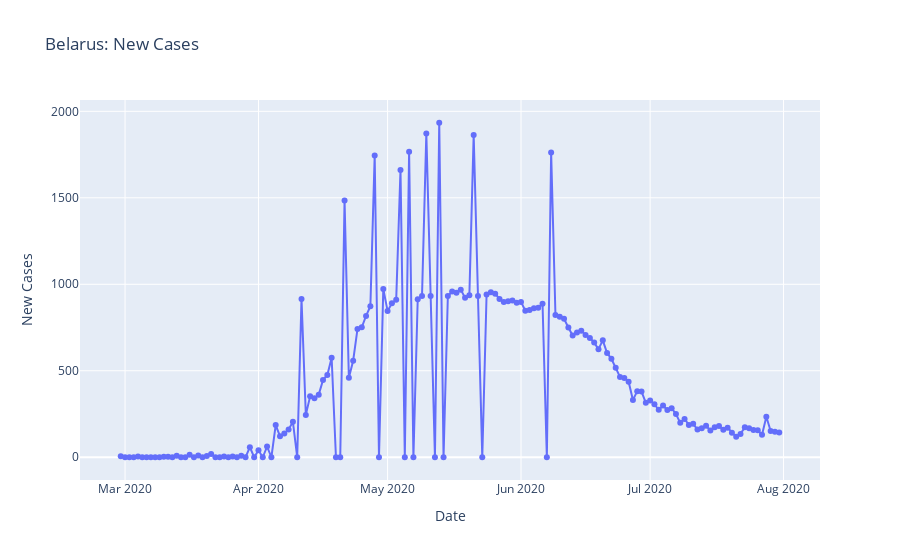

Notebook code for this chart:
### Code cell
fig = px.line(belarus, "Date_reported", "New_cases", title="Belarus: New Cases", 
labels= {"Date_reported":"Date" ,"New_cases": "New Cases"})
fig.update_layout(hovermode = "x unified")
fig.update_traces(mode = "markers+lines")
fig.show()

### Figure 1 — Plotly figure (JSON) as saved in the notebook; plotly's stock layout.template omitted (floating-point values rounded to 4 significant figures; data arrays with more than 128 entries replaced by an {"elided": "..."} marker saying what was removed)
{"data": [{"hovertemplate": "Date=%{x}<br>New Cases=%{y}<extra></extra>", "legendgroup": "", "line": {"color": "#636efa", "dash": "solid"}, "marker": {"symbol": "circle"}, "mode": "markers+lines", "name": "", "orientation": "v", "showlegend": false, "type": "scatter", "x": {"elided": "154 str values"}, "xaxis": "x", "y": {"elided": "154 int values"}, "yaxis": "y"}], "layout": {"hovermode": "x unified", "legend": {"tracegroupgap": 0}, "title": {"text": "Belarus: New Cases"}, "xaxis": {"anchor": "y", "domain": [0, 1], "title": {"text": "Date"}}, "yaxis": {"anchor": "x", "domain": [0, 1], "title": {"text": "New Cases"}}}}
